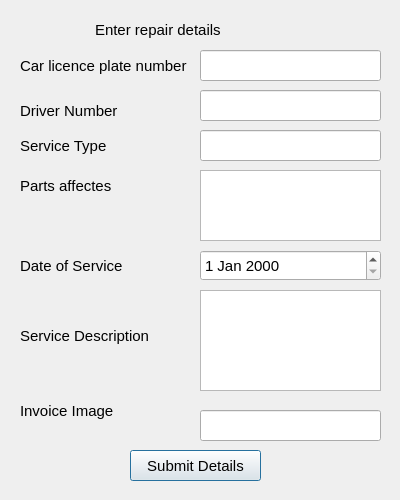
<?xml version="1.0" encoding="UTF-8"?>
<ui version="4.0">
 <class>servicedetails</class>
 <widget class="QDialog" name="servicedetails">
  <property name="geometry">
   <rect>
    <x>0</x>
    <y>0</y>
    <width>400</width>
    <height>500</height>
   </rect>
  </property>
  <property name="windowTitle">
   <string>Service Details</string>
  </property>
  <property name="styleSheet">
   <string notr="true">QLabel{
font-size:15px;
}
QLineEdit{
font-size:15px; 
}
QPushButton{
font-size:15px;
}
QDateEdit{
font-size:15px;
}
QComboBox{
font-size:15px;
}</string>
  </property>
  <widget class="QLabel" name="label_6">
   <property name="geometry">
    <rect>
     <x>20</x>
     <y>100</y>
     <width>131</width>
     <height>21</height>
    </rect>
   </property>
   <property name="text">
    <string>Driver Number</string>
   </property>
  </widget>
  <widget class="QPushButton" name="submitservice">
   <property name="geometry">
    <rect>
     <x>130</x>
     <y>450</y>
     <width>131</width>
     <height>31</height>
    </rect>
   </property>
   <property name="text">
    <string>Submit Details</string>
   </property>
  </widget>
  <widget class="QLineEdit" name="servicetype">
   <property name="geometry">
    <rect>
     <x>200</x>
     <y>130</y>
     <width>181</width>
     <height>31</height>
    </rect>
   </property>
  </widget>
  <widget class="QLabel" name="label_3">
   <property name="geometry">
    <rect>
     <x>20</x>
     <y>400</y>
     <width>131</width>
     <height>21</height>
    </rect>
   </property>
   <property name="text">
    <string>Invoice Image</string>
   </property>
  </widget>
  <widget class="QLabel" name="label_8">
   <property name="geometry">
    <rect>
     <x>20</x>
     <y>170</y>
     <width>131</width>
     <height>31</height>
    </rect>
   </property>
   <property name="text">
    <string>Parts affectes</string>
   </property>
  </widget>
  <widget class="QLabel" name="label_10">
   <property name="geometry">
    <rect>
     <x>20</x>
     <y>250</y>
     <width>141</width>
     <height>31</height>
    </rect>
   </property>
   <property name="text">
    <string>Date of Service</string>
   </property>
  </widget>
  <widget class="QDateEdit" name="dateservice">
   <property name="geometry">
    <rect>
     <x>200</x>
     <y>250</y>
     <width>181</width>
     <height>31</height>
    </rect>
   </property>
  </widget>
  <widget class="QLabel" name="label_7">
   <property name="geometry">
    <rect>
     <x>20</x>
     <y>130</y>
     <width>141</width>
     <height>31</height>
    </rect>
   </property>
   <property name="text">
    <string>Service Type</string>
   </property>
  </widget>
  <widget class="QLabel" name="label_9">
   <property name="geometry">
    <rect>
     <x>20</x>
     <y>320</y>
     <width>141</width>
     <height>31</height>
    </rect>
   </property>
   <property name="text">
    <string>Service Description</string>
   </property>
  </widget>
  <widget class="QLineEdit" name="numcarserv">
   <property name="geometry">
    <rect>
     <x>200</x>
     <y>50</y>
     <width>181</width>
     <height>31</height>
    </rect>
   </property>
  </widget>
  <widget class="QLabel" name="label_2">
   <property name="geometry">
    <rect>
     <x>20</x>
     <y>55</y>
     <width>171</width>
     <height>21</height>
    </rect>
   </property>
   <property name="text">
    <string>Car licence plate number</string>
   </property>
  </widget>
  <widget class="QLabel" name="label">
   <property name="geometry">
    <rect>
     <x>95</x>
     <y>20</y>
     <width>131</width>
     <height>20</height>
    </rect>
   </property>
   <property name="text">
    <string>Enter repair details</string>
   </property>
  </widget>
  <widget class="QLineEdit" name="drivernumserv">
   <property name="geometry">
    <rect>
     <x>200</x>
     <y>90</y>
     <width>181</width>
     <height>31</height>
    </rect>
   </property>
  </widget>
  <widget class="QLineEdit" name="serviceinvoice">
   <property name="geometry">
    <rect>
     <x>200</x>
     <y>410</y>
     <width>181</width>
     <height>31</height>
    </rect>
   </property>
  </widget>
  <widget class="QTextEdit" name="servicedescription">
   <property name="geometry">
    <rect>
     <x>200</x>
     <y>290</y>
     <width>181</width>
     <height>101</height>
    </rect>
   </property>
  </widget>
  <widget class="QTextEdit" name="partsservice">
   <property name="geometry">
    <rect>
     <x>200</x>
     <y>170</y>
     <width>181</width>
     <height>71</height>
    </rect>
   </property>
  </widget>
 </widget>
 <resources/>
 <connections/>
</ui>
